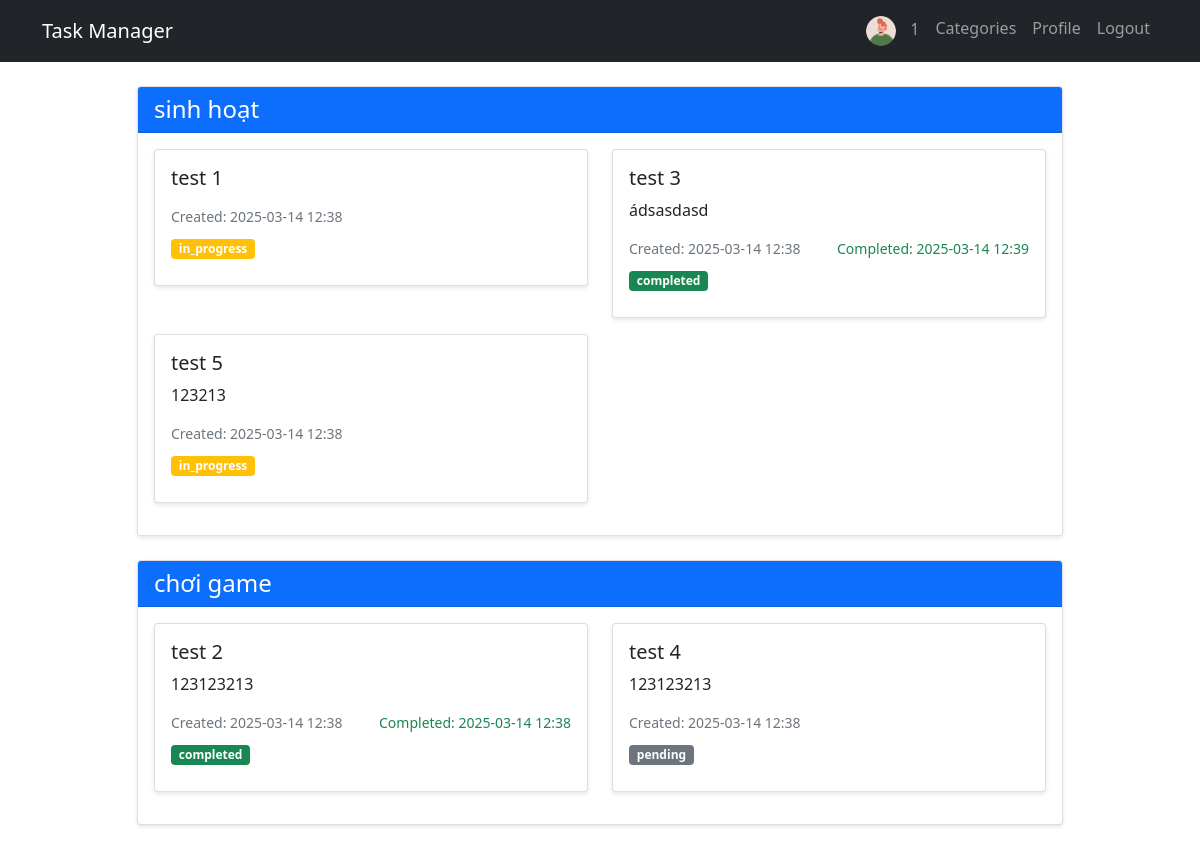
Page /categories (signed in) on the committed database.
### models.py (models this page shows)
class User(db.Model, UserMixin):
    id = db.Column(db.Integer, primary_key=True)
    username = db.Column(db.String(80), unique=True, nullable=False)
    password = db.Column(db.String(120), nullable=False)
    email = db.Column(db.String(120), unique=True, nullable=False)
    avatar = db.Column(db.String(200))
    is_admin = db.Column(db.Boolean, default=False)
    is_banned = db.Column(db.Boolean, default=False)
    tasks = db.relationship('Task', backref='user', lazy=True)

class Category(db.Model):
    id = db.Column(db.Integer, primary_key=True)
    name = db.Column(db.String(50), nullable=False)
    tasks = db.relationship('Task', backref='category', lazy=True)

class Task(db.Model):
    id = db.Column(db.Integer, primary_key=True)
    title = db.Column(db.String(100), nullable=False)
    description = db.Column(db.Text)
    status = db.Column(db.String(20), default='pending')  # pending, in_progress, completed
    created = db.Column(db.DateTime, default=datetime.utcnow)
    finished = db.Column(db.DateTime, nullable=True)
    user_id = db.Column(db.Integer, db.ForeignKey('user.id'), nullable=False)
    category_id = db.Column(db.Integer, db.ForeignKey('category.id'))

### app.py (the view, shortened to what this page needs)
@app.route('/categories', methods=['GET', 'POST'])
@login_required
def manage_categories():
    categories = Category.query.all()
    user_tasks = Task.query.filter_by(user_id=current_user.id).all()
    categorized_tasks = {}
    for category in categories:
        categorized_tasks[category] = [task for task in user_tasks if task.category_id == category.id]
    uncategorized_tasks = [task for task in user_tasks if task.category_id is None]
    return render_template('categories.html',
                         categories=categories,
                         categorized_tasks=categorized_tasks,
                         uncategorized_tasks=uncategorized_tasks)

### app.py (called while the page is built)
@login_manager.user_loader
def load_user(user_id):
    return User.query.get(int(user_id))

### templates/categories.html (shortened to what this page needs)
{% extends "base.html" %}
{% block content %}
<div class="row justify-content-center">
    <div class="col-md-10">
        {% for category, tasks in categorized_tasks.items() %}
        <div class="card mb-4">
            <div class="card-header bg-primary text-white">
                <h4 class="mb-0">{{ category.name }}</h4>
            </div>
            <div class="card-body">
                {% if tasks %}
                    <div class="row">
                    {% for task in tasks %}
                        <div class="col-md-6 mb-3">
                            <div class="card">
                                <div class="card-body">
                                    <h5 class="card-title">{{ task.title }}</h5>
                                    <p class="card-text">{{ task.description }}</p>
                                    <div class="d-flex justify-content-between align-items-center mb-2">
                                        <small class="text-muted">Created: {{ task.created.strftime('%Y-%m-%d %H:%M') }}</small>
                                        {% if task.finished %}
                                            <small class="text-success">Completed: {{ task.finished.strftime('%Y-%m-%d %H:%M') }}</small>
                                        {% endif %}
                                    </div>
                                    <div class="badge bg-{{ 'success' if task.status == 'completed'
                                                         else 'warning' if task.status == 'in_progress'
                                                         else 'secondary' }}">
                                        {{ task.status }}
                                    </div>
                                </div>
                            </div>
                        </div>
                    {% endfor %}
                    </div>
                {% else %}
                    <p class="text-muted">No tasks in this category</p>
                {% endif %}
            </div>
        </div>
        {% endfor %}
    </div>
</div>
{% endblock %}

### templates/base.html (shortened to what this page needs)
<!DOCTYPE html>
<html lang="en">
<head>
    <link href="https://cdn.jsdelivr.net/npm/bootstrap@5.1.3/dist/css/bootstrap.min.css" rel="stylesheet">
    <link href="https://cdn.jsdelivr.net/npm/bootstrap-icons@1.7.2/font/bootstrap-icons.css" rel="stylesheet">
    <link rel="stylesheet" href="{{ url_for('static', filename='style.css') }}">
</head>
<body>
    <nav class="navbar navbar-expand-lg navbar-dark bg-dark">
        <div class="container">
            <a class="navbar-brand" href="{{ url_for('index') }}">Task Manager</a>
            <div class="navbar-nav ms-auto">
                {% if current_user.is_authenticated %}
                    <span class="nav-item nav-link">
                        {% if current_user.avatar %}
                            <img src="{{ url_for('static', filename=current_user.avatar) }}"
                                class="avatar-small" alt="avatar">
                        {% endif %}
                        {{ current_user.username }}
                    </span>
                    <a class="nav-item nav-link" href="{{ url_for('manage_categories') }}">Categories</a>
                    <a class="nav-item nav-link" href="{{ url_for('profile') }}">Profile</a>
                    <a class="nav-item nav-link" href="{{ url_for('logout') }}">Logout</a>
                {% else %}
                    <a class="nav-item nav-link" href="{{ url_for('login') }}">Login</a>
                    <a class="nav-item nav-link" href="{{ url_for('register') }}">Register</a>
                {% endif %}
            </div>
        </div>
    </nav>
    <div class="container mt-4">
        {% block content %}{% endblock %}
    </div>
</body>
</html>

### static/style.css (style rules this page uses)
.avatar-small { width: 30px; height: 30px; border-radius: 50%; margin-right: 10px; }
.card { box-shadow: 0 2px 4px rgba(0,0,0,0.1); transition: 0.3s; }
.badge { margin-bottom: 10px; }

### rows in the picture
User: avatar (picture), username "1"
Category: name "sinh hoạt"
Task: title "test 1", created "2025-03-14 12:38", status "in_progress"
Task: title "test 3", description "ádsasdasd", created "2025-03-14 12:38", finished "2025-03-14 12:39", status "completed"
Task: title "test 5", description "123213", created "2025-03-14 12:38", status "in_progress"
Category: name "chơi game"
Task: title "test 2", description "123123213", created "2025-03-14 12:38", finished "2025-03-14 12:38", status "completed"
Task: title "test 4", description "123123213", created "2025-03-14 12:38", status "pending"
